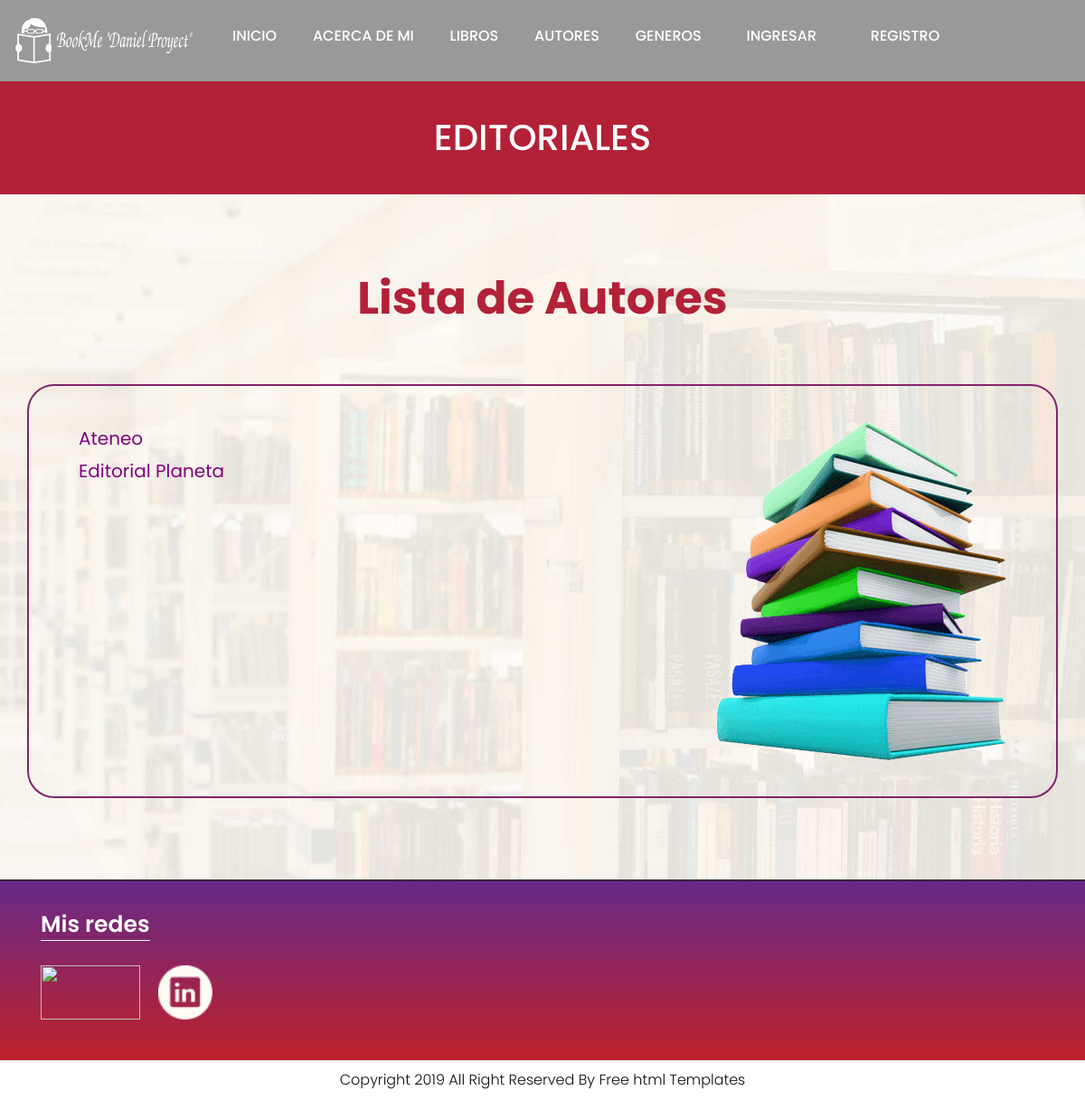
The page /AppBookme/lista-editoriales/ on the database as committed earlier.
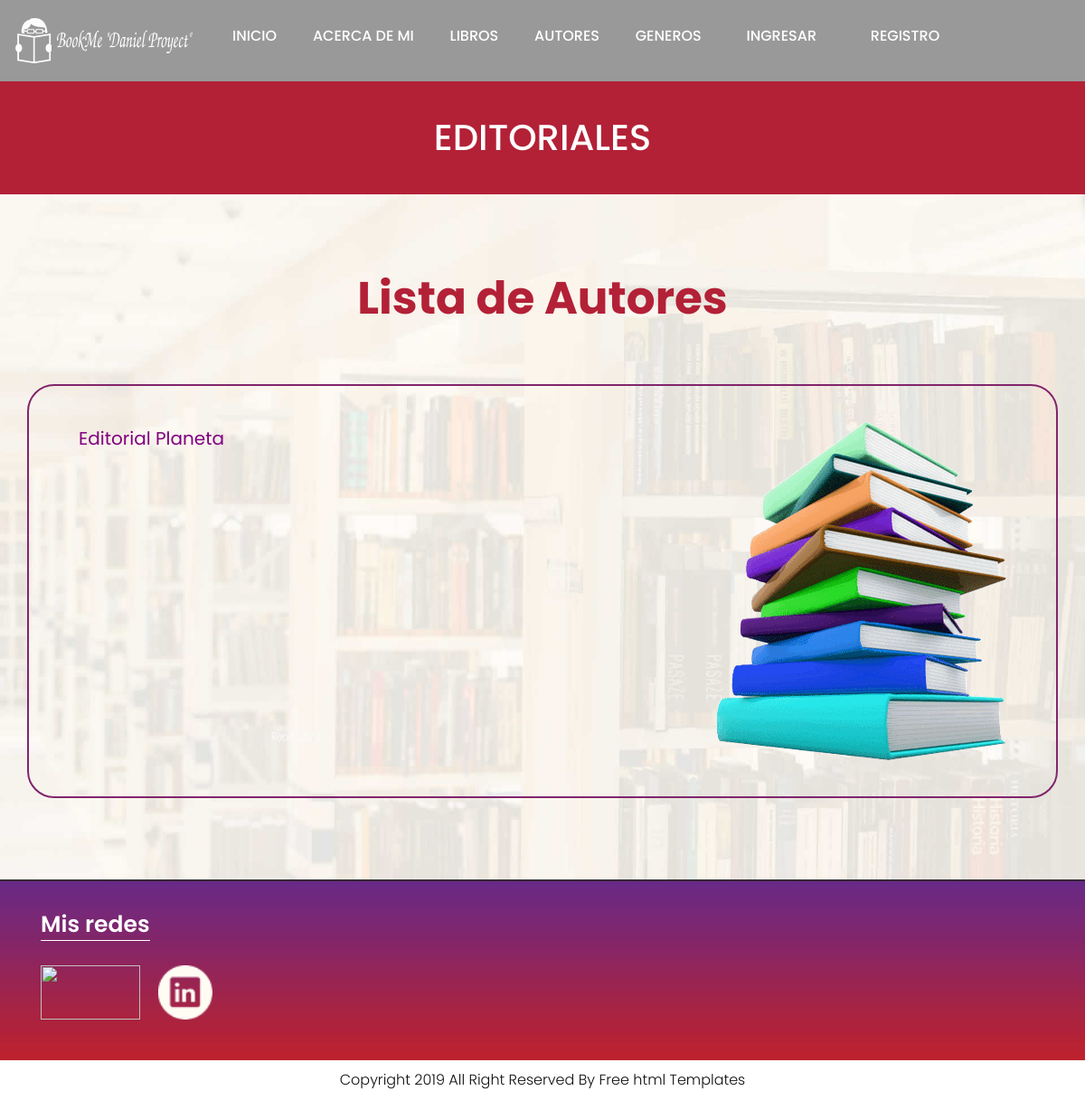
The same page on the database as committed later.
### AppBookme/models.py (models this page shows, shortened)
class Editoriales(models.Model):
    nombre = models.CharField(max_length=40)
    pais= models.CharField(max_length=40)
    direccion = models.CharField(max_length=50)
    contacto = models.EmailField(null=True)
    libros = models.ForeignKey(Libro, on_delete=models.CASCADE, related_name='editorial', null=True, blank=True)

### AppBookme/views.py (the view)
# urls.py: path('lista-editoriales/', EditorialesLista.as_view(), name="ListaEditoriales"),
class EditorialesLista(ListView):
	model = Editoriales
	template_name = "lista_editoriales.html"
	context_object_name = "editoriales"

### AppBookme/templates/lista_editoriales.html (shortened to what this page needs)
{% extends 'principal.html' %}
{% load static %}
{% block BloqueQueCambia %}
<div class="about-bg">
   <div class="container">
      <div class="row">
         <div class="col-xl-12 col-lg-12 col-md-12 col-sm-12">
            <div class="abouttitle">
               <h2>Editoriales</h2>
            </div>
         </div>
      </div>
   </div>
</div>
<div class="about">
   <div class="container">
      <div class="row">
         <div class="col-md-10 offset-md-1">
            <div class="aboutheading">
               <h2>Lista de Autores</h2>
            </div>
         </div>
      </div>
      <div class="row border">
         <div class="col-xl-7 col-lg-7 col-md-12 col-sm-12">
               <ul>
                  {% for editorial in editoriales %}
                     <li>
                        <a href="{% url 'DetalleEditoriales' editorial.pk %}" style="font-size: 20px; color: purple; display: inline-block;">
                           {{ editorial.nombre }}
                        </a>
                     </li>
                  {%endfor%}
               </ul>
            </div>
         <div class="col-xl-5 col-lg-5 col-md-12 col-sm-12">
            <div class="about-box">
               <figure style="text-align: end;">
                  <img src="{% static 'images/about.png' %}" alt="img" />
               </figure>
            </div>
         </div>
         </div>
      </div>
   </div>
{% endblock BloqueQueCambia %}

Rows that differ between the two databases and show on the page:
removed Editoriales: nombre "Ateneo"
